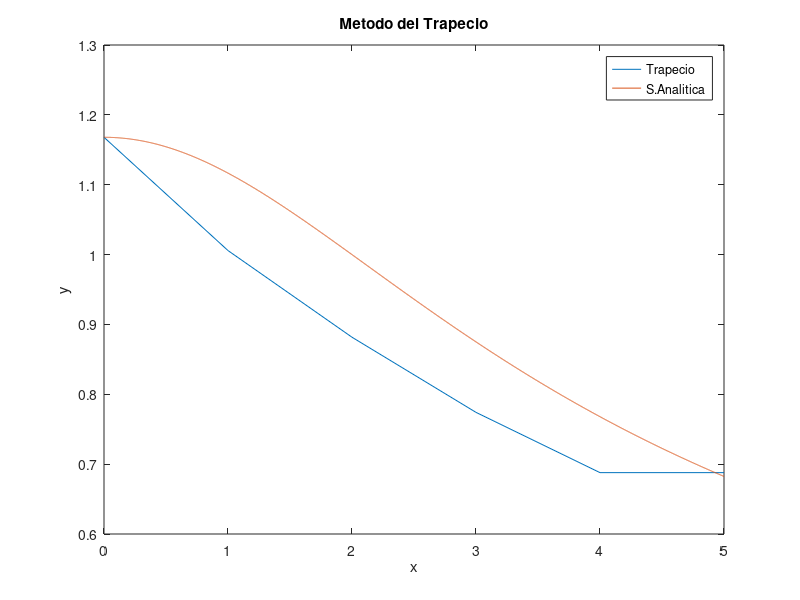
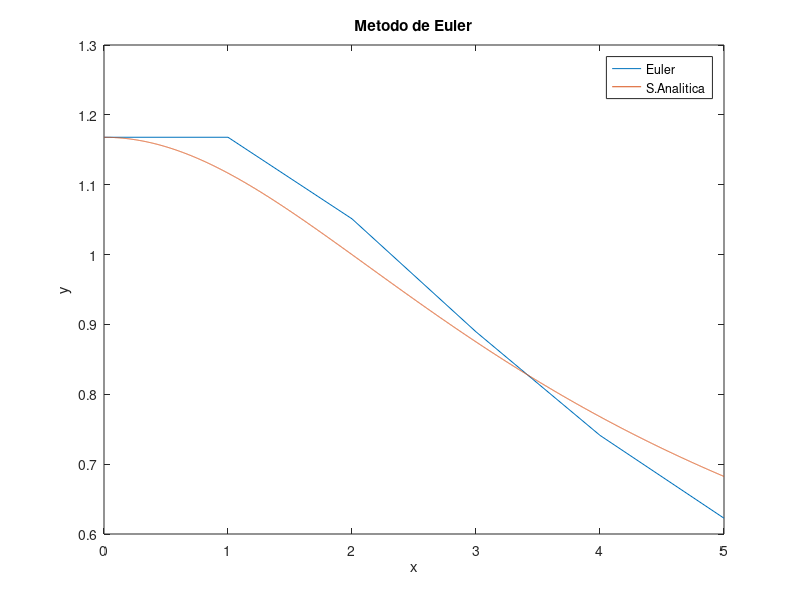

The MATLAB source for these figures, in order:
%Metodo de Integracion de Trapecio
close all
h=1;
x=0:h:5;
y=zeros(1,length(x)-1);
y_x=zeros(1,length(x));
n=length(x);
A=0;
y_x(1)=0.1679+exp(0);
for i=1:n
    if i<n
    b=x(i+1)/(x(i+1).^2+9);
    x(i+1)
    b
    a=x(i)/(x(i).^2+9);
    x(i)
    a
    A=A+(x(i+1)-x(i))*((b+a)/2)
    endif
  if i>1
    y_x(i)=0.1679+exp(-A);
  endif
end
figure 1
x_2=0:1/1000:5;
  y_2=3./sqrt(x_2.^2+9)+0.1679;
  plot(x,y_x,x_2,y_2);
  %%hold on
  y0=zeros(1,length(x));
  yp=zeros(1,length(x));
  title('Metodo del Trapecio')
  xlabel('x')
  ylabel('y')
  legend('Trapecio','S.Analitica');
%%Metodo de Euler
  y0(1)=1.16794;
  yp(1)=-x(1)/(x(1).^2+9)*(y0(1));
  for i=2:n
    y0(i)=y0(i-1)+h*yp(i-1) 
    yp(i)=-x(i)/(x(i).^2+9)*(y0(i));
  endfor
  figure 2
  plot(x,y0,x_2,y_2);
  title('Metodo de Euler')
  xlabel('x')
  ylabel('y')
  legend('Euler','S.Analitica');